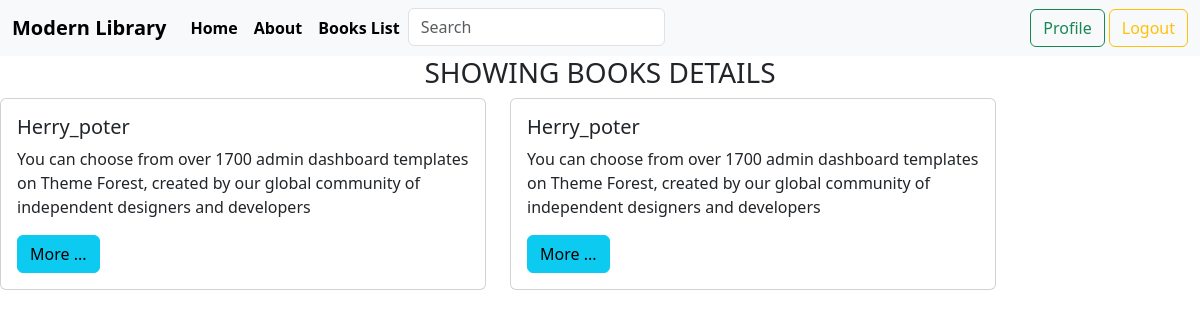
The page /books/show_book/details_book/1001 on the database its author committed.
### books/models.py (models this page shows, shortened)
class StoreBookModel(models.Model):
    CHOICES = (
        ('Humor','Humor'),
        ('Sifi','Sifi'),
        ('Romantic','Romantic'),
        ('Drama','Drama'),
        ('Action','Action'),
        ('Thriller','Thriller'),
    )
    book_id = models.IntegerField(primary_key = True)
    book_name = models.CharField(max_length = 255)
    author_name = models.CharField(max_length = 255)
    book_price = models.IntegerField()
    category = models.CharField(max_length = 255,choices = CHOICES)
    first_pub = models.DateTimeField(auto_now_add = True)
    last_pub = models.DateTimeField(auto_now = True)
    book_description = models.TextField()

### books/views.py (the view)
# urls.py: path('show_book/details_book/<int:book_id>',views.details_book, name = "details_book"),
def details_book(request,book_id):
    book = StoreBookModel.objects.get(book_id = book_id)
    return render(request,'details_book.html',{'book':book})

### books/templates/details_book.html (shortened to what this page needs)
{% extends 'profile_page_base.html'%}
{% block content %}
<h3 align = 'center'>SHOWING BOOKS DETAILS</h3>
<div class="row">
    <div class="col-sm-5">
      <div class="card">
        <div class="card-body">
          <h5 class="card-title">{{book.book_name}}</h5>
          <p class="card-text">{{book.book_description}}</p>
          <a href="#" class="btn btn-info">More ...</a>
        </div>
      </div>
    </div>
    <div class="col-sm-5">
      <div class="card">
        <div class="card-body">
          <h5 class="card-title">{{book.book_name}}</h5>
          <p class="card-text">{{book.book_description}}</p>
          <a href="#" class="btn btn-info">More ...</a>
        </div>
      </div>
    </div>
  </div>
{% endblock %}

### rows shown on the page
StoreBookModel: book_name "Herry_poter", book_description "You can choose from over 1700 admin dashboard templates on Theme Forest, created by our global community of independent designers and developers"
